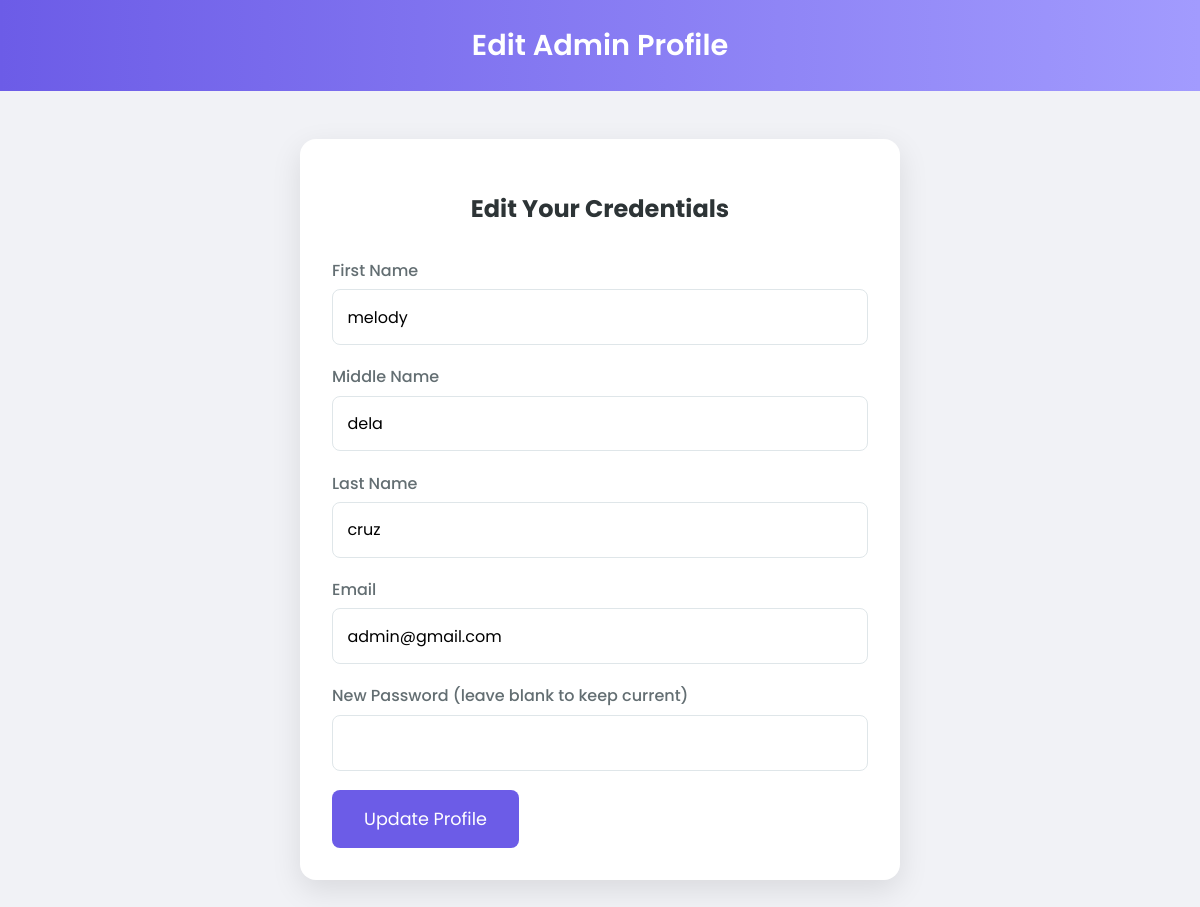
The app's page /admin_edit_profile.php (signed in) with its own data.
### tables this page shows
CREATE TABLE `users` (
  `id` int(11) NOT NULL,
  `firstname` varchar(100) DEFAULT NULL,
  `middlename` varchar(100) DEFAULT NULL,
  `lastname` varchar(100) DEFAULT NULL,
  `phone_number` varchar(11) DEFAULT NULL,
  `username` varchar(50) NOT NULL,
  `password` varchar(255) NOT NULL,
  `role` varchar(20) NOT NULL DEFAULT 'client',
  `email` varchar(100) NOT NULL,
  `security_question` varchar(255) NOT NULL,
  `security_answer_hash` char(64) NOT NULL,
  `status` varchar(20) DEFAULT 'active'
);

### admin_edit_profile.php (the view, shortened to what this page needs)
<?php
$conn = new mysqli("localhost", "root", "", "bridal_event_system");
$username = $_SESSION['username'];
$query = $conn->query("SELECT * FROM users WHERE username='$username'");
$admin = $query->fetch_assoc();
$firstname = $admin['firstname'] ?? '';
$middlename = $admin['middlename'] ?? '';
$lastname = $admin['lastname'] ?? '';
$email = $admin['email'] ?? '';
?>
<!DOCTYPE html>
<html lang="en">
<head>
    <link rel="stylesheet" href="https://cdnjs.cloudflare.com/ajax/libs/font-awesome/6.5.0/css/all.min.css">
</head>
<body>
    <header>Edit Admin Profile</header>
    <div class="container">
        <h2>Edit Your Credentials</h2>
        <form method="post">
            <label for="firstname">First Name</label>
            <input type="text" id="firstname" name="firstname" value="<?= htmlspecialchars($firstname) ?>" required>
            <label for="middlename">Middle Name</label>
            <input type="text" id="middlename" name="middlename" value="<?= htmlspecialchars($middlename) ?>">
            <label for="lastname">Last Name</label>
            <input type="text" id="lastname" name="lastname" value="<?= htmlspecialchars($lastname) ?>" required>
            <label for="email">Email</label>
            <input type="email" id="email" name="email" value="<?= htmlspecialchars($email) ?>" required>
            <label for="password">New Password (leave blank to keep current)</label>
            <input type="password" id="password" name="password">
            <button type="submit" class="btn">Update Profile</button>
        </form>
    </div>
</body>
</html>

### admin_edit_profile.php (style rules this page uses)
* { box-sizing: border-box; font-family: 'Poppins', sans-serif; }
body { margin: 0; padding: 0; background: #f1f2f6; }
header { background: linear-gradient(to right, #6c5ce7, #a29bfe); color: white; padding: 1.5rem 2rem; text-align: center; font-size: 1.8rem; font-weight: 600; }
.container { max-width: 600px; margin: 3rem auto; background: white; padding: 2rem; border-radius: 16px; box-shadow: 0 10px 30px rgba(0, 0, 0, 0.1); }
h2 { text-align: center; color: #2d3436; margin-bottom: 2rem; }
form label { display: block; margin-bottom: 0.4rem; font-weight: 500; color: #636e72; }
form input { width: 100%; padding: 0.9rem; margin-bottom: 1.2rem; border: 1px solid #dfe6e9; border-radius: 8px; font-size: 1rem; }
.btn { background: #6c5ce7; color: white; border: none; padding: 1rem 2rem; border-radius: 8px; font-size: 1.1rem; cursor: pointer; transition: background 0.2s; }

### records on screen
users: firstname "melody", middlename "dela", lastname "cruz", email "admin@gmail.com"
